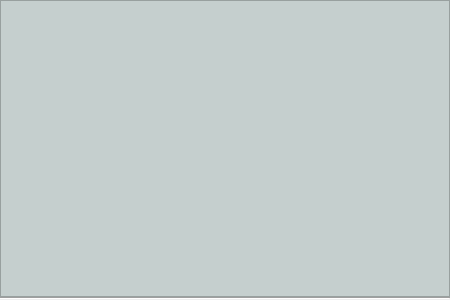
<?xml version="1.0" encoding="UTF-8"?>
<ui version="4.0">
 <class>LpNotWidget</class>
 <widget class="QWidget" name="LpNotWidget">
  <property name="geometry">
   <rect>
    <x>0</x>
    <y>0</y>
    <width>450</width>
    <height>300</height>
   </rect>
  </property>
  <property name="windowTitle">
   <string>Form</string>
  </property>
  <layout class="QVBoxLayout" name="verticalLayout_2">
   <property name="spacing">
    <number>0</number>
   </property>
   <property name="leftMargin">
    <number>0</number>
   </property>
   <property name="topMargin">
    <number>0</number>
   </property>
   <property name="rightMargin">
    <number>0</number>
   </property>
   <property name="bottomMargin">
    <number>0</number>
   </property>
   <item>
    <layout class="QVBoxLayout" name="verticalLayout">
     <item>
      <widget class="QScrollArea" name="scrollArea">
       <property name="maximumSize">
        <size>
         <width>16777215</width>
         <height>1500</height>
        </size>
       </property>
       <property name="palette">
        <palette>
         <active>
          <colorrole role="WindowText">
           <brush brushstyle="SolidPattern">
            <color alpha="255">
             <red>0</red>
             <green>0</green>
             <blue>0</blue>
            </color>
           </brush>
          </colorrole>
          <colorrole role="Button">
           <brush brushstyle="SolidPattern">
            <color alpha="255">
             <red>197</red>
             <green>207</green>
             <blue>206</blue>
            </color>
           </brush>
          </colorrole>
          <colorrole role="Light">
           <brush brushstyle="SolidPattern">
            <color alpha="255">
             <red>255</red>
             <green>255</green>
             <blue>255</blue>
            </color>
           </brush>
          </colorrole>
          <colorrole role="Midlight">
           <brush brushstyle="SolidPattern">
            <color alpha="255">
             <red>211</red>
             <green>252</green>
             <blue>252</blue>
            </color>
           </brush>
          </colorrole>
          <colorrole role="Dark">
           <brush brushstyle="SolidPattern">
            <color alpha="255">
             <red>83</red>
             <green>125</green>
             <blue>125</blue>
            </color>
           </brush>
          </colorrole>
          <colorrole role="Mid">
           <brush brushstyle="SolidPattern">
            <color alpha="255">
             <red>111</red>
             <green>167</green>
             <blue>167</blue>
            </color>
           </brush>
          </colorrole>
          <colorrole role="Text">
           <brush brushstyle="SolidPattern">
            <color alpha="255">
             <red>0</red>
             <green>0</green>
             <blue>0</blue>
            </color>
           </brush>
          </colorrole>
          <colorrole role="BrightText">
           <brush brushstyle="SolidPattern">
            <color alpha="255">
             <red>255</red>
             <green>255</green>
             <blue>255</blue>
            </color>
           </brush>
          </colorrole>
          <colorrole role="ButtonText">
           <brush brushstyle="SolidPattern">
            <color alpha="255">
             <red>0</red>
             <green>0</green>
             <blue>0</blue>
            </color>
           </brush>
          </colorrole>
          <colorrole role="Base">
           <brush brushstyle="SolidPattern">
            <color alpha="255">
             <red>197</red>
             <green>207</green>
             <blue>206</blue>
            </color>
           </brush>
          </colorrole>
          <colorrole role="Window">
           <brush brushstyle="SolidPattern">
            <color alpha="255">
             <red>197</red>
             <green>207</green>
             <blue>206</blue>
            </color>
           </brush>
          </colorrole>
          <colorrole role="Shadow">
           <brush brushstyle="SolidPattern">
            <color alpha="255">
             <red>0</red>
             <green>0</green>
             <blue>0</blue>
            </color>
           </brush>
          </colorrole>
          <colorrole role="AlternateBase">
           <brush brushstyle="SolidPattern">
            <color alpha="255">
             <red>211</red>
             <green>252</green>
             <blue>252</blue>
            </color>
           </brush>
          </colorrole>
          <colorrole role="ToolTipBase">
           <brush brushstyle="SolidPattern">
            <color alpha="255">
             <red>255</red>
             <green>255</green>
             <blue>220</blue>
            </color>
           </brush>
          </colorrole>
          <colorrole role="ToolTipText">
           <brush brushstyle="SolidPattern">
            <color alpha="255">
             <red>0</red>
             <green>0</green>
             <blue>0</blue>
            </color>
           </brush>
          </colorrole>
         </active>
         <inactive>
          <colorrole role="WindowText">
           <brush brushstyle="SolidPattern">
            <color alpha="255">
             <red>0</red>
             <green>0</green>
             <blue>0</blue>
            </color>
           </brush>
          </colorrole>
          <colorrole role="Button">
           <brush brushstyle="SolidPattern">
            <color alpha="255">
             <red>197</red>
             <green>207</green>
             <blue>206</blue>
            </color>
           </brush>
          </colorrole>
          <colorrole role="Light">
           <brush brushstyle="SolidPattern">
            <color alpha="255">
             <red>255</red>
             <green>255</green>
             <blue>255</blue>
            </color>
           </brush>
          </colorrole>
          <colorrole role="Midlight">
           <brush brushstyle="SolidPattern">
            <color alpha="255">
             <red>211</red>
             <green>252</green>
             <blue>252</blue>
            </color>
           </brush>
          </colorrole>
          <colorrole role="Dark">
           <brush brushstyle="SolidPattern">
            <color alpha="255">
             <red>83</red>
             <green>125</green>
             <blue>125</blue>
            </color>
           </brush>
          </colorrole>
          <colorrole role="Mid">
           <brush brushstyle="SolidPattern">
            <color alpha="255">
             <red>111</red>
             <green>167</green>
             <blue>167</blue>
            </color>
           </brush>
          </colorrole>
          <colorrole role="Text">
           <brush brushstyle="SolidPattern">
            <color alpha="255">
             <red>0</red>
             <green>0</green>
             <blue>0</blue>
            </color>
           </brush>
          </colorrole>
          <colorrole role="BrightText">
           <brush brushstyle="SolidPattern">
            <color alpha="255">
             <red>255</red>
             <green>255</green>
             <blue>255</blue>
            </color>
           </brush>
          </colorrole>
          <colorrole role="ButtonText">
           <brush brushstyle="SolidPattern">
            <color alpha="255">
             <red>0</red>
             <green>0</green>
             <blue>0</blue>
            </color>
           </brush>
          </colorrole>
          <colorrole role="Base">
           <brush brushstyle="SolidPattern">
            <color alpha="255">
             <red>197</red>
             <green>207</green>
             <blue>206</blue>
            </color>
           </brush>
          </colorrole>
          <colorrole role="Window">
           <brush brushstyle="SolidPattern">
            <color alpha="255">
             <red>197</red>
             <green>207</green>
             <blue>206</blue>
            </color>
           </brush>
          </colorrole>
          <colorrole role="Shadow">
           <brush brushstyle="SolidPattern">
            <color alpha="255">
             <red>0</red>
             <green>0</green>
             <blue>0</blue>
            </color>
           </brush>
          </colorrole>
          <colorrole role="AlternateBase">
           <brush brushstyle="SolidPattern">
            <color alpha="255">
             <red>211</red>
             <green>252</green>
             <blue>252</blue>
            </color>
           </brush>
          </colorrole>
          <colorrole role="ToolTipBase">
           <brush brushstyle="SolidPattern">
            <color alpha="255">
             <red>255</red>
             <green>255</green>
             <blue>220</blue>
            </color>
           </brush>
          </colorrole>
          <colorrole role="ToolTipText">
           <brush brushstyle="SolidPattern">
            <color alpha="255">
             <red>0</red>
             <green>0</green>
             <blue>0</blue>
            </color>
           </brush>
          </colorrole>
         </inactive>
         <disabled>
          <colorrole role="WindowText">
           <brush brushstyle="SolidPattern">
            <color alpha="255">
             <red>83</red>
             <green>125</green>
             <blue>125</blue>
            </color>
           </brush>
          </colorrole>
          <colorrole role="Button">
           <brush brushstyle="SolidPattern">
            <color alpha="255">
             <red>197</red>
             <green>207</green>
             <blue>206</blue>
            </color>
           </brush>
          </colorrole>
          <colorrole role="Light">
           <brush brushstyle="SolidPattern">
            <color alpha="255">
             <red>255</red>
             <green>255</green>
             <blue>255</blue>
            </color>
           </brush>
          </colorrole>
          <colorrole role="Midlight">
           <brush brushstyle="SolidPattern">
            <color alpha="255">
             <red>211</red>
             <green>252</green>
             <blue>252</blue>
            </color>
           </brush>
          </colorrole>
          <colorrole role="Dark">
           <brush brushstyle="SolidPattern">
            <color alpha="255">
             <red>83</red>
             <green>125</green>
             <blue>125</blue>
            </color>
           </brush>
          </colorrole>
          <colorrole role="Mid">
           <brush brushstyle="SolidPattern">
            <color alpha="255">
             <red>111</red>
             <green>167</green>
             <blue>167</blue>
            </color>
           </brush>
          </colorrole>
          <colorrole role="Text">
           <brush brushstyle="SolidPattern">
            <color alpha="255">
             <red>83</red>
             <green>125</green>
             <blue>125</blue>
            </color>
           </brush>
          </colorrole>
          <colorrole role="BrightText">
           <brush brushstyle="SolidPattern">
            <color alpha="255">
             <red>255</red>
             <green>255</green>
             <blue>255</blue>
            </color>
           </brush>
          </colorrole>
          <colorrole role="ButtonText">
           <brush brushstyle="SolidPattern">
            <color alpha="255">
             <red>83</red>
             <green>125</green>
             <blue>125</blue>
            </color>
           </brush>
          </colorrole>
          <colorrole role="Base">
           <brush brushstyle="SolidPattern">
            <color alpha="255">
             <red>197</red>
             <green>207</green>
             <blue>206</blue>
            </color>
           </brush>
          </colorrole>
          <colorrole role="Window">
           <brush brushstyle="SolidPattern">
            <color alpha="255">
             <red>197</red>
             <green>207</green>
             <blue>206</blue>
            </color>
           </brush>
          </colorrole>
          <colorrole role="Shadow">
           <brush brushstyle="SolidPattern">
            <color alpha="255">
             <red>0</red>
             <green>0</green>
             <blue>0</blue>
            </color>
           </brush>
          </colorrole>
          <colorrole role="AlternateBase">
           <brush brushstyle="SolidPattern">
            <color alpha="255">
             <red>167</red>
             <green>250</green>
             <blue>250</blue>
            </color>
           </brush>
          </colorrole>
          <colorrole role="ToolTipBase">
           <brush brushstyle="SolidPattern">
            <color alpha="255">
             <red>255</red>
             <green>255</green>
             <blue>220</blue>
            </color>
           </brush>
          </colorrole>
          <colorrole role="ToolTipText">
           <brush brushstyle="SolidPattern">
            <color alpha="255">
             <red>0</red>
             <green>0</green>
             <blue>0</blue>
            </color>
           </brush>
          </colorrole>
         </disabled>
        </palette>
       </property>
       <property name="widgetResizable">
        <bool>true</bool>
       </property>
       <widget class="QWidget" name="scrollAreaWidgetContents">
        <property name="geometry">
         <rect>
          <x>0</x>
          <y>0</y>
          <width>446</width>
          <height>293</height>
         </rect>
        </property>
        <property name="minimumSize">
         <size>
          <width>0</width>
          <height>0</height>
         </size>
        </property>
        <layout class="QVBoxLayout" name="verticalLayout_3">
         <property name="spacing">
          <number>0</number>
         </property>
         <property name="leftMargin">
          <number>0</number>
         </property>
         <property name="topMargin">
          <number>0</number>
         </property>
         <property name="rightMargin">
          <number>0</number>
         </property>
         <property name="bottomMargin">
          <number>0</number>
         </property>
         <item>
          <spacer name="verticalSpacer">
           <property name="orientation">
            <enum>Qt::Vertical</enum>
           </property>
           <property name="sizeHint" stdset="0">
            <size>
             <width>50</width>
             <height>50</height>
            </size>
           </property>
          </spacer>
         </item>
        </layout>
       </widget>
      </widget>
     </item>
    </layout>
   </item>
   <item>
    <widget class="Line" name="line">
     <property name="orientation">
      <enum>Qt::Horizontal</enum>
     </property>
    </widget>
   </item>
  </layout>
 </widget>
 <resources/>
 <connections/>
</ui>
